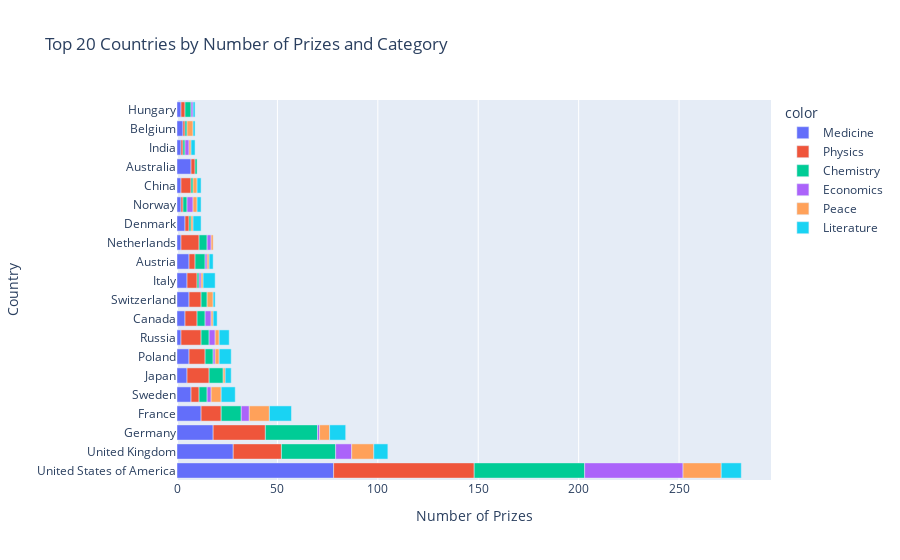

Notebook cell for this chart:
### Code cell
cat_per_country = px.bar(x=merge_df.cat_prize,
                         y=merge_df.birth_country_current,
                         orientation='h',
                         color=merge_df.category,
                         title='Top 20 Countries by Number of Prizes and Category'
                         )

cat_per_country.update_layout(xaxis_title='Number of Prizes', 
                              yaxis_title='Country')

cat_per_country.show()

### Figure 1 — Plotly figure (JSON) as saved in the notebook; plotly's stock layout.template omitted (floating-point values rounded to 4 significant figures)
{"data": [{"hovertemplate": "color=Medicine<br>x=%{x}<br>y=%{y}<extra></extra>", "legendgroup": "Medicine", "marker": {"color": "#636efa", "pattern": {"shape": ""}}, "name": "Medicine", "orientation": "h", "showlegend": true, "textposition": "auto", "type": "bar", "x": [78, 28, 18, 12, 7, 5, 6, 2, 4, 6, 5, 6, 2, 4, 2, 2, 7, 2, 3, 2], "xaxis": "x", "y": ["United States of America", "United Kingdom", "Germany", "France", "Sweden", "Japan", "Poland", "Russia", "Canada", "Switzerland", "Italy", "Austria", "Netherlands", "Denmark", "Norway", "China", "Australia", "India", "Belgium", "Hungary"], "yaxis": "y"}, {"hovertemplate": "color=Physics<br>x=%{x}<br>y=%{y}<extra></extra>", "legendgroup": "Physics", "marker": {"color": "#EF553B", "pattern": {"shape": ""}}, "name": "Physics", "orientation": "h", "showlegend": true, "textposition": "auto", "type": "bar", "x": [70, 24, 26, 10, 4, 8, 11, 10, 6, 6, 5, 9, 3, 5, 2, 1, 2, 2, 1, 1], "xaxis": "x", "y": ["United States of America", "United Kingdom", "Germany", "France", "Sweden", "Poland", "Japan", "Russia", "Canada", "Switzerland", "Italy", "Netherlands", "Austria", "China", "Denmark", "Norway", "Australia", "Hungary", "Belgium", "India"], "yaxis": "y"}, {"hovertemplate": "color=Chemistry<br>x=%{x}<br>y=%{y}<extra></extra>", "legendgroup": "Chemistry", "marker": {"color": "#00cc96", "pattern": {"shape": ""}}, "name": "Chemistry", "orientation": "h", "showlegend": true, "textposition": "auto", "type": "bar", "x": [55, 27, 26, 10, 4, 7, 4, 4, 4, 3, 1, 5, 4, 1, 2, 1, 1, 3, 1, 1], "xaxis": "x", "y": ["United States of America", "United Kingdom", "Germany", "France", "Sweden", "Japan", "Poland", "Russia", "Canada", "Switzerland", "Italy", "Austria", "Netherlands", "Denmark", "Norway", "China", "Australia", "Hungary", "Belgium", "India"], "yaxis": "y"}, {"hovertemplate": "color=Economics<br>x=%{x}<br>y=%{y}<extra></extra>", "legendgroup": "Economics", "marker": {"color": "#ab63fa", "pattern": {"shape": ""}}, "name": "Economics", "orientation": "h", "showlegend": true, "textposition": "auto", "type": "bar", "x": [49, 8, 1, 4, 2, 1, 3, 3, 1, 1, 2, 3, 2, 1], "xaxis": "x", "y": ["United States of America", "United Kingdom", "Germany", "France", "Sweden", "Poland", "Russia", "Canada", "Italy", "Austria", "Netherlands", "Norway", "India", "Hungary"], "yaxis": "y"}, {"hovertemplate": "color=Peace<br>x=%{x}<br>y=%{y}<extra></extra>", "legendgroup": "Peace", "marker": {"color": "#FFA15A", "pattern": {"shape": ""}}, "name": "Peace", "orientation": "h", "showlegend": true, "textposition": "auto", "type": "bar", "x": [19, 11, 5, 10, 5, 2, 1, 2, 1, 3, 1, 1, 1, 1, 2, 2, 3, 1], "xaxis": "x", "y": ["United States of America", "United Kingdom", "Germany", "France", "Sweden", "Poland", "Japan", "Russia", "Canada", "Switzerland", "Italy", "Netherlands", "Austria", "Denmark", "China", "Norway", "Belgium", "India"], "yaxis": "y"}, {"hovertemplate": "color=Literature<br>x=%{x}<br>y=%{y}<extra></extra>", "legendgroup": "Literature", "marker": {"color": "#19d3f3", "pattern": {"shape": ""}}, "name": "Literature", "orientation": "h", "showlegend": true, "textposition": "auto", "type": "bar", "x": [10, 7, 8, 11, 7, 3, 6, 5, 2, 6, 1, 2, 4, 2, 2, 2, 1, 1], "xaxis": "x", "y": ["United States of America", "United Kingdom", "Germany", "France", "Sweden", "Japan", "Poland", "Russia", "Canada", "Italy", "Switzerland", "Austria", "Denmark", "China", "Norway", "India", "Belgium", "Hungary"], "yaxis": "y"}], "layout": {"barmode": "relative", "legend": {"title": {"text": "color"}, "tracegroupgap": 0}, "title": {"text": "Top 20 Countries by Number of Prizes and Category"}, "xaxis": {"anchor": "y", "domain": [0, 1], "title": {"text": "Number of Prizes"}}, "yaxis": {"anchor": "x", "domain": [0, 1], "title": {"text": "Country"}}}}
